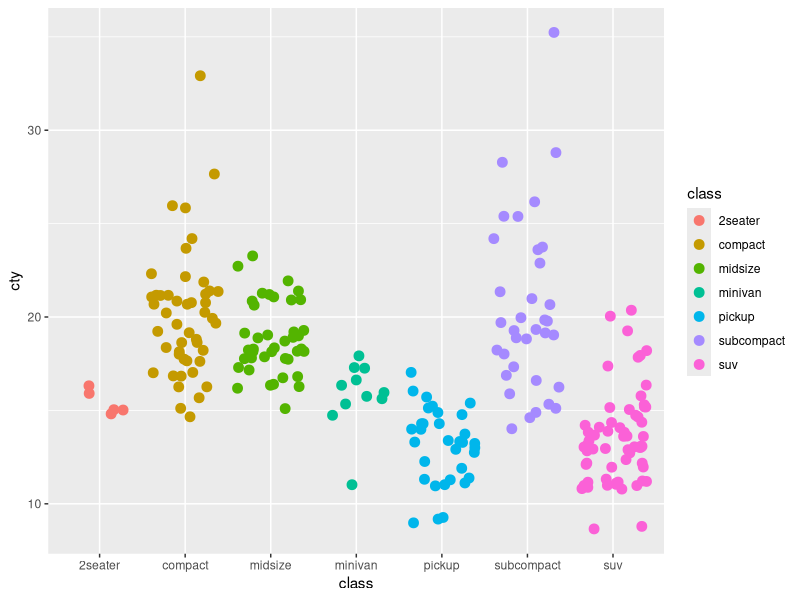

This figure's R source:
## ---- chunk 1
knitr::opts_chunk$set(echo = TRUE)
library(tidyverse)
## ---- chunk 2
ggplot(data = mpg, aes(x = class, y = cty)) +
  geom_jitter(aes(color = class), size = 3)
